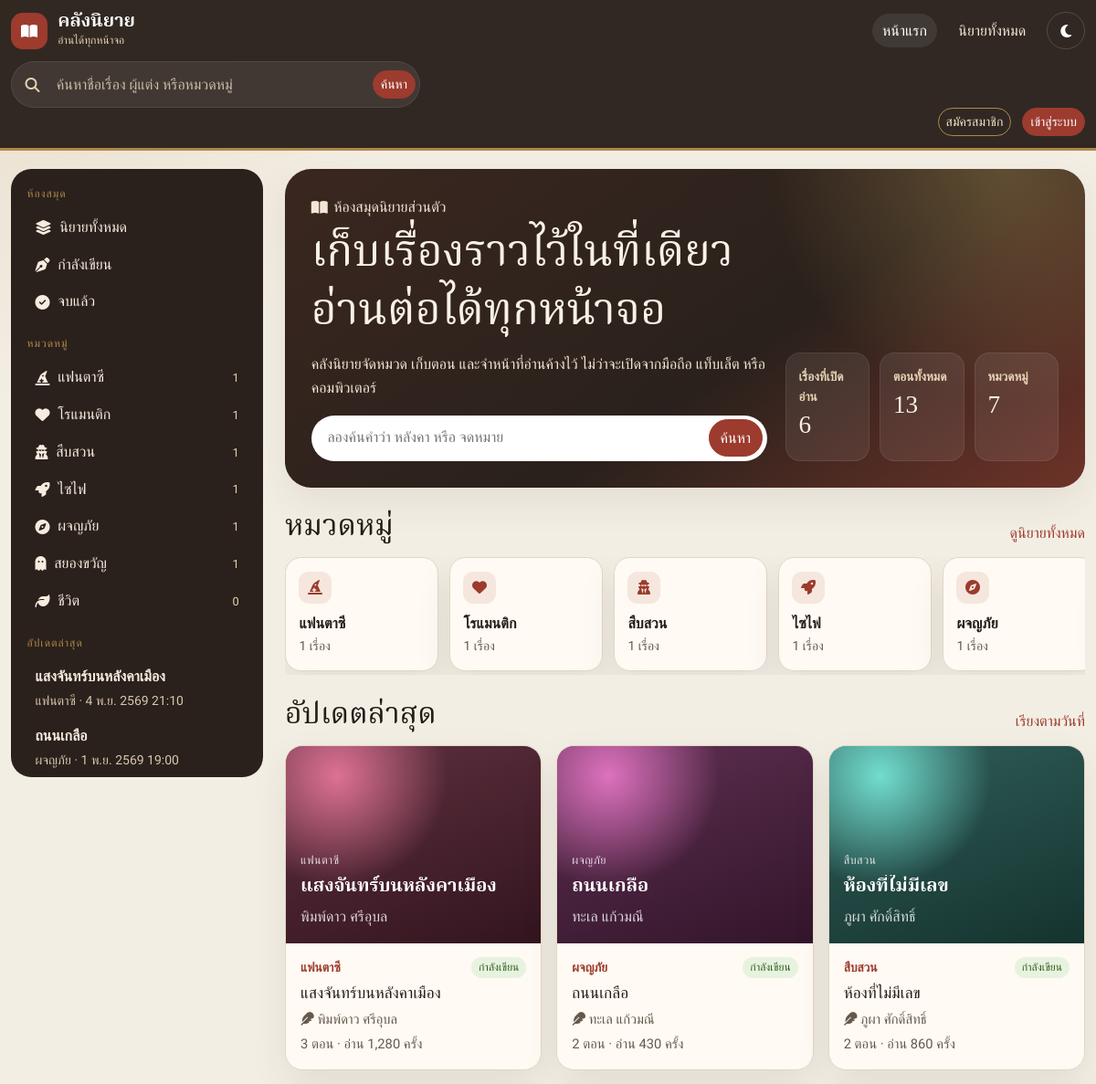
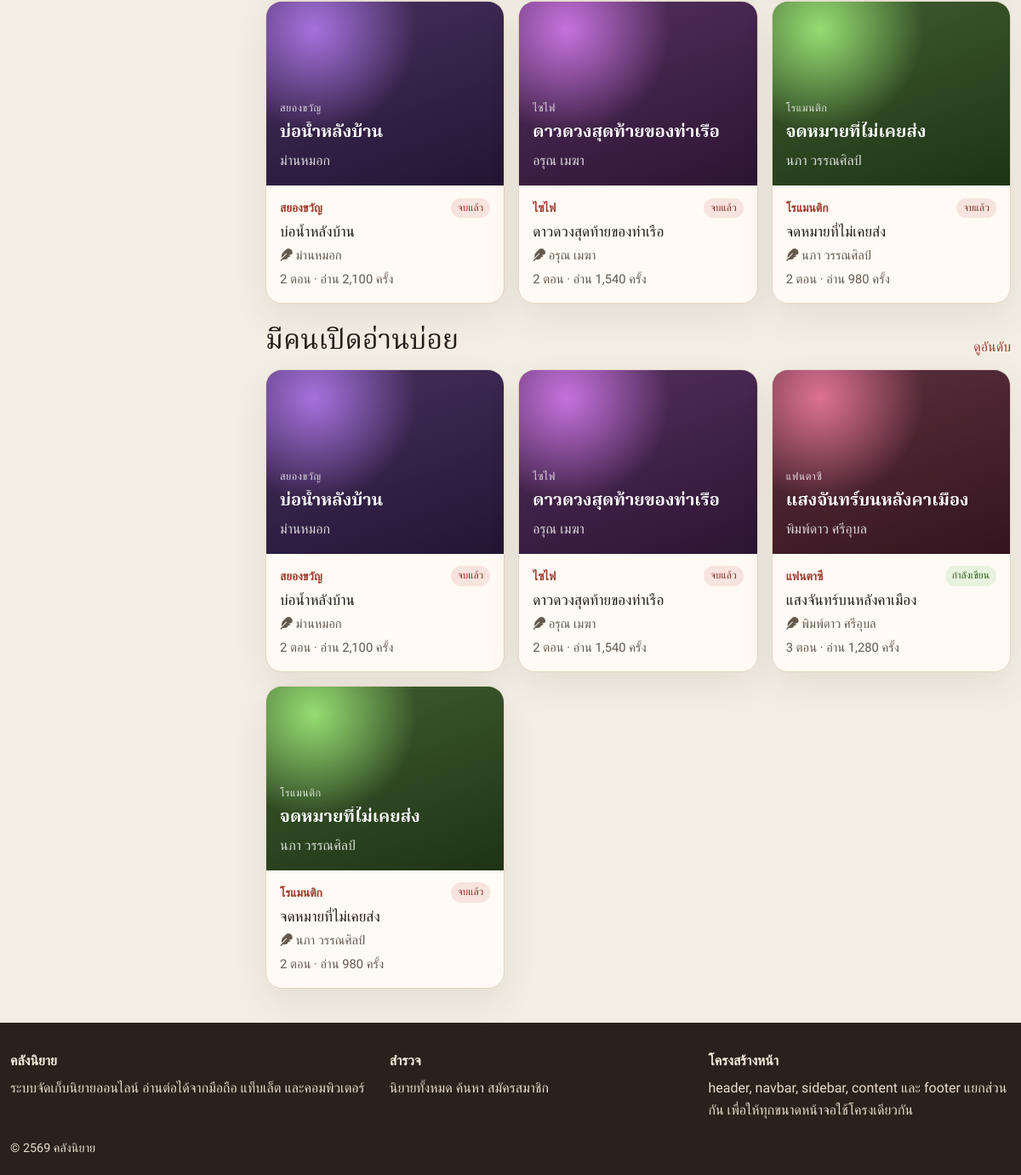
The page / on the database its author committed (2 pictures, top to bottom).
### tables this page shows
CREATE TABLE categories (
    id INT UNSIGNED NOT NULL AUTO_INCREMENT,
    name VARCHAR(80) NOT NULL,
    slug VARCHAR(120) NOT NULL,
    description VARCHAR(255) NOT NULL DEFAULT '',
    icon VARCHAR(60) NOT NULL DEFAULT 'fa-book',
    sort_order INT NOT NULL DEFAULT 0,
    created_at DATETIME NOT NULL DEFAULT CURRENT_TIMESTAMP,
    PRIMARY KEY (id),
    UNIQUE KEY uq_categories_slug (slug)
);

CREATE TABLE novels (
    id INT UNSIGNED NOT NULL AUTO_INCREMENT,
    title VARCHAR(200) NOT NULL,
    slug VARCHAR(220) NOT NULL,
    author_name VARCHAR(120) NOT NULL,
    category_id INT UNSIGNED NOT NULL,
    synopsis TEXT NOT NULL,
    cover_image VARCHAR(255) DEFAULT NULL,
    status ENUM('ongoing', 'completed', 'hiatus') NOT NULL DEFAULT 'ongoing',
    is_published TINYINT(1) NOT NULL DEFAULT 1,
    view_count INT UNSIGNED NOT NULL DEFAULT 0,
    created_by INT UNSIGNED DEFAULT NULL,
    created_at DATETIME NOT NULL DEFAULT CURRENT_TIMESTAMP,
    updated_at DATETIME NOT NULL DEFAULT CURRENT_TIMESTAMP ON UPDATE CURRENT_TIMESTAMP,
    PRIMARY KEY (id),
    UNIQUE KEY uq_novels_slug (slug),
    KEY idx_novels_category (category_id),
    KEY idx_novels_pub_updated (is_published, updated_at),
    CONSTRAINT fk_novels_category FOREIGN KEY (category_id) REFERENCES categories (id) ON UPDATE CASCADE ON DELETE RESTRICT,
    CONSTRAINT fk_novels_user FOREIGN KEY (created_by) REFERENCES users (id) ON UPDATE CASCADE ON DELETE SET NULL
);

### includes/functions.php (called while the page is built, shortened)
<?php
function e(mixed $value): string
{
    return htmlspecialchars($value, ENT_QUOTES | ENT_SUBSTITUTE, 'UTF-8');
}
function url(string $page, array $params = []): string
{
    $query = array_merge(['page' => $page], $params);
    $query = array_filter(
        $query,
        static fn (mixed $value): bool => $value !== null && $value !== ''
    );
    return 'index.php?' . http_build_query($query);
}
function db(): PDO
{
    static $pdo = null;
    if ($pdo instanceof PDO) {
        return $pdo;
    }
    $c = app_config()['db'] ?? [];
    $dsn = sprintf(
        'mysql:host=%s;port=%d;dbname=%s;charset=%s',
        (string) ($c['host'] ?? '127.0.0.1'),
        (int) ($c['port'] ?? 3306),
        (string) ($c['name'] ?? ''),
        (string) ($c['charset'] ?? 'utf8mb4')
    );
    $pdo = new PDO($dsn, (string) ($c['user'] ?? ''), (string) ($c['pass'] ?? ''), [
        PDO::ATTR_ERRMODE => PDO::ERRMODE_EXCEPTION,
        PDO::ATTR_DEFAULT_FETCH_MODE => PDO::FETCH_ASSOC,
        PDO::ATTR_EMULATE_PREPARES => false,
    ]);
    $pdo->exec("SET time_zone = '+07:00'");
    return $pdo;
}
function novel_status_label(string $status): string
{
    return match ($status) {
        'ongoing' => 'กำลังเขียน',
        'completed' => 'จบแล้ว',
        'hiatus' => 'พักเรื่อง',
        default => $status,
    };
}
function icon_class(string $icon): string
{
    $icon = trim($icon);
    return 'fa-solid ' . $icon;
}
function cover_hue(string $seed): int
{
    $unsigned = (int) sprintf('%u', crc32($seed));
    return $unsigned % 360;
}
function thai_datetime(?string $value): string
{
    $timestamp = strtotime($value);
    $months = [
        1 => 'ม.ค.', 'ก.พ.', 'มี.ค.', 'เม.ย.', 'พ.ค.', 'มิ.ย.',
        'ก.ค.', 'ส.ค.', 'ก.ย.', 'ต.ค.', 'พ.ย.', 'ธ.ค.',
    ];
    return date('j', $timestamp) . ' ' . $months[(int) date('n', $timestamp)]
        . ' ' . ((int) date('Y', $timestamp) + 543)
        . ' ' . date('H:i', $timestamp);
}

### includes/library.php (called while the page is built, shortened)
<?php
function novel_select_sql(): string
{
    return 'SELECT n.id, n.title, n.slug, n.author_name, n.category_id, n.synopsis, n.cover_image,
                   n.status, n.is_published, n.view_count, n.created_by, n.created_at, n.updated_at,
                   c.name AS category_name, c.slug AS category_slug, c.icon AS category_icon,
                   (SELECT COUNT(*) FROM chapters ch WHERE ch.novel_id = n.id AND ch.is_published = 1) AS chapter_count,
                   (SELECT COUNT(*) FROM chapters ch2 WHERE ch2.novel_id = n.id) AS chapter_total
            FROM novels n
            INNER JOIN categories c ON c.id = n.category_id';
}
function novel_filters(array $filters): array
{
    $where = [];
    $params = [];
    if (empty($filters['include_unpublished'])) {
        $where[] = 'n.is_published = 1';
    }
    $order = match ($filters['sort'] ?? 'new') {
        'popular' => 'n.view_count DESC, n.updated_at DESC',
        'title' => 'n.title ASC',
        'old' => 'n.created_at ASC',
        default => 'n.updated_at DESC',
    };
    return [$where, $params, $order];
}
function query_novels(array $filters, int $limit, int $offset = 0): array
{
    [$where, $params, $order] = novel_filters($filters);
    $limit = max(1, min(60, $limit));
    $offset = max(0, $offset);
    $sql = novel_select_sql()
        . ' WHERE ' . implode(' AND ', $where)
        . ' ORDER BY ' . $order
        . ' LIMIT ' . $limit . ' OFFSET ' . $offset;
    $stmt = db()->prepare($sql);
    $stmt->execute($params);
    return $stmt->fetchAll();
}
function categories_with_counts(): array
{
    $sql = 'SELECT c.*, COUNT(n.id) AS novel_count
            FROM categories c
            LEFT JOIN novels n ON n.category_id = c.id AND n.is_published = 1
            GROUP BY c.id
            ORDER BY c.sort_order ASC, c.name ASC';
    return db()->query($sql)->fetchAll();
}
function latest_novels(int $limit = 8): array
{
    return query_novels(['sort' => 'new'], $limit);
}
function popular_novels(int $limit = 4): array
{
    return query_novels(['sort' => 'popular'], $limit);
}
function catalog_counts(): array
{
    return [
        'novels' => (int) db()->query('SELECT COUNT(*) FROM novels WHERE is_published = 1')->fetchColumn(),
        'chapters' => (int) db()->query(
            'SELECT COUNT(*) FROM chapters ch
             INNER JOIN novels n ON n.id = ch.novel_id
             WHERE ch.is_published = 1 AND n.is_published = 1'
        )->fetchColumn(),
        'categories' => (int) db()->query('SELECT COUNT(*) FROM categories')->fetchColumn(),
    ];
}

### includes/partials/novel-card.php (the view, shortened to what this page needs)
<?php
$hue = cover_hue((string) $novel['slug']);
?>
<article class="novel-card">
    <a class="novel-cover" style="--hue: <?= $hue ?>" href="<?= e(url('novel', ['slug' => $novel['slug']])) ?>" aria-label="<?= e($novel['title']) ?>">
        <?php if (!empty($novel['cover_image'])): ?>
            <img src="<?= e(upload_url((string) $novel['cover_image'])) ?>" alt="">
        <?php else: ?>
            <span class="cover-kicker"><?= e($novel['category_name'] ?? 'นิยาย') ?></span>
            <strong><?= e($novel['title']) ?></strong>
            <em><?= e($novel['author_name']) ?></em>
        <?php endif; ?>
    </a>
    <div class="novel-card-body">
        <div class="d-flex justify-content-between align-items-center gap-2 mb-1">
            <a class="category-link" href="<?= e(url('category', ['slug' => $novel['category_slug']])) ?>"><?= e($novel['category_name']) ?></a>
            <span class="status-pill status-<?= e((string) $novel['status']) ?>"><?= e(novel_status_label((string) $novel['status'])) ?></span>
        </div>
        <h3><a href="<?= e(url('novel', ['slug' => $novel['slug']])) ?>"><?= e($novel['title']) ?></a></h3>
        <p class="author"><i class="fa-solid fa-feather" aria-hidden="true"></i> <?= e($novel['author_name']) ?></p>
        <p class="meta mb-0"><?= number_format((int) $novel['chapter_count']) ?> ตอน · อ่าน <?= number_format((int) $novel['view_count']) ?> ครั้ง</p>
    </div>
</article>

### content/home.php (shortened to what this page needs)
<?php
$counts = catalog_counts();
$latest = latest_novels(6);
$popular = popular_novels(4);
$categories = categories_with_counts();
?>
<section class="hero">
    <div>
        <p class="eyebrow"><i class="fa-solid fa-book-open" aria-hidden="true"></i> ห้องสมุดนิยายส่วนตัว</p>
        <h1>เก็บเรื่องราวไว้ในที่เดียว อ่านต่อได้ทุกหน้าจอ</h1>
        <p>คลังนิยายจัดหมวด เก็บตอน และจำหน้าที่อ่านค้างไว้ ไม่ว่าจะเปิดจากมือถือ แท็บเล็ต หรือคอมพิวเตอร์</p>
        <form class="hero-search" method="get" action="index.php" role="search">
            <input id="home-q" type="search" name="q" placeholder="ลองค้นคำว่า หลังคา หรือ จดหมาย" maxlength="100">
            <button class="btn btn-seal" type="submit">ค้นหา</button>
        </form>
    </div>
    <dl class="hero-stats">
        <div><dt>เรื่องที่เปิดอ่าน</dt><dd><?= number_format($counts['novels']) ?></dd></div>
        <div><dt>ตอนทั้งหมด</dt><dd><?= number_format($counts['chapters']) ?></dd></div>
        <div><dt>หมวดหมู่</dt><dd><?= number_format($counts['categories']) ?></dd></div>
    </dl>
</section>
<div class="section-head">
    <h2>หมวดหมู่</h2>
    <a href="<?= e(url('novels')) ?>">ดูนิยายทั้งหมด</a>
</div>
<div class="cat-scroll">
    <?php foreach ($categories as $category): ?>
        <a class="cat-tile" href="<?= e(url('category', ['slug' => $category['slug']])) ?>">
            <i class="<?= e(icon_class((string) $category['icon'])) ?>" aria-hidden="true"></i>
            <strong><?= e($category['name']) ?></strong>
            <small><?= number_format((int) $category['novel_count']) ?> เรื่อง</small>
        </a>
    <?php endforeach; ?>
</div>
<div class="section-head">
    <h2>อัปเดตล่าสุด</h2>
    <a href="<?= e(url('novels', ['sort' => 'new'])) ?>">เรียงตามวันที่</a>
</div>
<?php if ($latest === []): ?>
    <?php render_empty('fa-book', 'ยังไม่มีนิยาย', 'เมื่อผู้ดูแลเพิ่มเรื่อง นิยายจะปรากฏที่นี่'); ?>
<?php else: ?>
    <div class="novel-grid">
        <?php foreach ($latest as $novel): ?>
            <?php include APP_ROOT . '/includes/partials/novel-card.php'; ?>
        <?php endforeach; ?>
    </div>
<?php endif; ?>
<div class="section-head">
    <h2>มีคนเปิดอ่านบ่อย</h2>
    <a href="<?= e(url('novels', ['sort' => 'popular'])) ?>">ดูอันดับ</a>
</div>
<div class="novel-grid">
    <?php foreach ($popular as $novel): ?>
        <?php include APP_ROOT . '/includes/partials/novel-card.php'; ?>
    <?php endforeach; ?>
</div>

### includes/sidebar.php (shortened to what this page needs)
<?php
if (!isset($sidebarData)) {
    $sidebarData = [
        'categories' => categories_with_counts(),
        'latest' => latest_novels(5),
    ];
}
if (!function_exists('render_sidebar_menu')) {
    function render_sidebar_menu(array $sidebarData): void
    {
        global $page;
        $currentCategory = ($page ?? '') === 'category' ? (string) ($_GET['slug'] ?? '') : '';
        $status = ($page ?? '') === 'novels' ? (string) ($_GET['status'] ?? '') : '';
        ?>
        <p class="sidebar-kicker">ห้องสมุด</p>
        <nav class="sidebar-nav" aria-label="ทางลัดในคลัง">
            <a class="<?= $status === '' && ($page ?? '') === 'novels' ? 'is-active' : '' ?>" href="<?= e(url('novels')) ?>">
                <i class="fa-solid fa-layer-group" aria-hidden="true"></i> นิยายทั้งหมด
            </a>
            <a class="<?= $status === 'ongoing' ? 'is-active' : '' ?>" href="<?= e(url('novels', ['status' => 'ongoing'])) ?>">
                <i class="fa-solid fa-pen-nib" aria-hidden="true"></i> กำลังเขียน
            </a>
            <a class="<?= $status === 'completed' ? 'is-active' : '' ?>" href="<?= e(url('novels', ['status' => 'completed'])) ?>">
                <i class="fa-solid fa-circle-check" aria-hidden="true"></i> จบแล้ว
            </a>
        </nav>
        <p class="sidebar-kicker">หมวดหมู่</p>
        <nav class="sidebar-nav" aria-label="หมวดหมู่">
            <?php foreach ($sidebarData['categories'] as $category): ?>
                <a class="<?= $currentCategory === $category['slug'] ? 'is-active' : '' ?>" href="<?= e(url('category', ['slug' => $category['slug']])) ?>">
                    <i class="<?= e(icon_class((string) $category['icon'])) ?>" aria-hidden="true"></i>
                    <span><?= e($category['name']) ?></span>
                    <em><?= number_format((int) $category['novel_count']) ?></em>
                </a>
            <?php endforeach; ?>
        </nav>
        <p class="sidebar-kicker">อัปเดตล่าสุด</p>
        <ul class="latest-list">
            <?php foreach ($sidebarData['latest'] as $novel): ?>
                <li>
                    <a href="<?= e(url('novel', ['slug' => $novel['slug']])) ?>">
                        <strong><?= e($novel['title']) ?></strong>
                        <small><?= e($novel['category_name']) ?> · <?= e(thai_datetime((string) $novel['updated_at'])) ?></small>
                    </a>
                </li>
            <?php endforeach; ?>
        </ul>
        <?php
    }
}
$mode = $sidebarMode ?? 'desktop';
if ($mode === 'offcanvas'): ?>
    <div class="offcanvas offcanvas-start sidebar-offcanvas" tabindex="-1" id="sidebarOffcanvas" aria-labelledby="sidebarOffcanvasLabel">
        <div class="offcanvas-header">
            <h2 class="offcanvas-title" id="sidebarOffcanvasLabel">สารบัญคลัง</h2>
            <button type="button" class="btn-close btn-close-white" data-bs-dismiss="offcanvas" aria-label="ปิด"></button>
        </div>
        <div class="offcanvas-body">
            <?php render_sidebar_menu($sidebarData); ?>
        </div>
    </div>
<?php else: ?>
    <aside class="sidebar" aria-label="สารบัญ">
        <?php render_sidebar_menu($sidebarData); ?>
    </aside>
<?php endif; ?>

### rows shown on the page
categories: name "แฟนตาซี", novel_count "1"
categories: name "โรแมนติก", novel_count "1"
categories: name "สืบสวน", novel_count "1"
categories: name "ไซไฟ", novel_count "1"
categories: name "ผจญภัย", novel_count "1"
categories: name "สยองขวัญ", novel_count "1"
categories: name "ชีวิต", novel_count "0"
novels: title "แสงจันทร์บนหลังคาเมือง", category.name "แฟนตาซี", updated_at "4 พ.ย. 2569 21:10", author_name "พิมพ์ดาว ศรีอุบล", status "กำลังเขียน", chapter_count "3", view_count "1,280"
novels: title "ถนนเกลือ", category.name "ผจญภัย", updated_at "1 พ.ย. 2569 19:00", author_name "ทะเล แก้วมณี", status "กำลังเขียน", chapter_count "2", view_count "430"
novels: category.name "สืบสวน", title "ห้องที่ไม่มีเลข", author_name "ภูผา ศักดิ์สิทธิ์", status "กำลังเขียน", chapter_count "2", view_count "860"
novels: category.name "สยองขวัญ", title "บ่อน้ำหลังบ้าน", author_name "ม่านหมอก", status "จบแล้ว", chapter_count "2", view_count "2,100"
novels: category.name "ไซไฟ", title "ดาวดวงสุดท้ายของท่าเรือ", author_name "อรุณ เมฆา", status "จบแล้ว", chapter_count "2", view_count "1,540"
novels: category.name "โรแมนติก", title "จดหมายที่ไม่เคยส่ง", author_name "นภา วรรณศิลป์", status "จบแล้ว", chapter_count "2", view_count "980"

### other values the page prints
$appName "คลังนิยาย"
$counts['novels'] "6"
$counts['chapters'] "13"
$counts['categories'] "7"
